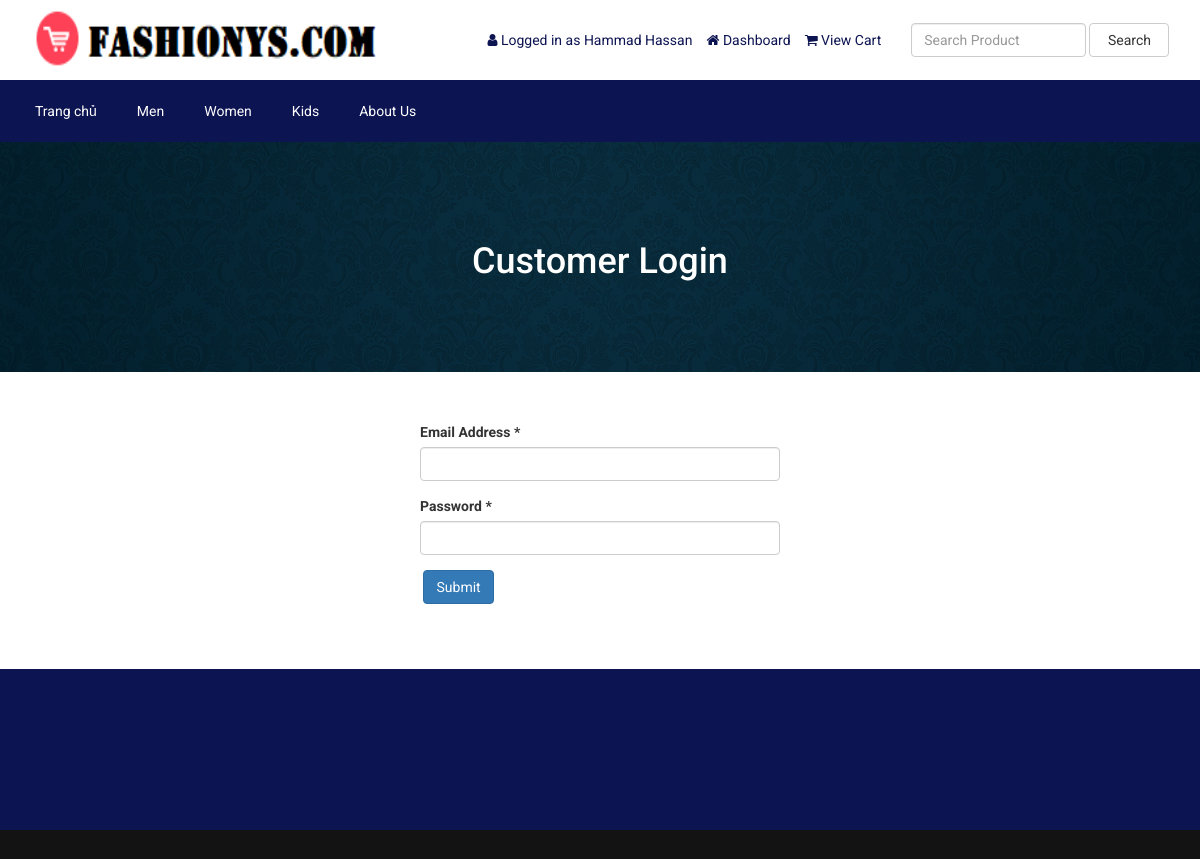
Page /login.php (signed in) on the committed database.
### tables this page shows
CREATE TABLE `tbl_settings` (
  `id` int(11) NOT NULL,
  `logo` varchar(255) NOT NULL,
  `favicon` varchar(255) NOT NULL,
  `footer_about` text NOT NULL,
  `footer_copyright` text NOT NULL,
  `contact_address` text NOT NULL,
  `contact_email` varchar(255) NOT NULL,
  `contact_phone` varchar(255) NOT NULL,
  `contact_fax` varchar(255) NOT NULL,
  `contact_map_iframe` text NOT NULL,
  `receive_email` varchar(255) NOT NULL,
  `receive_email_subject` varchar(255) NOT NULL,
  `receive_email_thank_you_message` text NOT NULL,
  `forget_password_message` text NOT NULL,
  `total_recent_post_footer` int(10) NOT NULL,
  `total_popular_post_footer` int(10) NOT NULL,
  `total_recent_post_sidebar` int(11) NOT NULL,
  `total_popular_post_sidebar` int(11) NOT NULL,
  `total_featured_product_home` int(11) NOT NULL,
  `total_latest_product_home` int(11) NOT NULL,
  `total_popular_product_home` int(11) NOT NULL,
  `meta_title_home` text NOT NULL,
  `meta_keyword_home` text NOT NULL,
  `meta_description_home` text NOT NULL,
  `banner_login` varchar(255) NOT NULL,
  `banner_registration` varchar(255) NOT NULL,
  `banner_forget_password` varchar(255) NOT NULL,
  `banner_reset_password` varchar(255) NOT NULL,
  `banner_search` varchar(255) NOT NULL,
  `banner_cart` varchar(255) NOT NULL,
  `banner_checkout` varchar(255) NOT NULL,
  `banner_product_category` varchar(255) NOT NULL,
  `banner_blog` varchar(255) NOT NULL,
  `cta_title` varchar(255) NOT NULL,
  `cta_content` text NOT NULL,
  `cta_read_more_text` varchar(255) NOT NULL,
  `cta_read_more_url` varchar(255) NOT NULL,
  `cta_photo` varchar(255) NOT NULL,
  `featured_product_title` varchar(255) NOT NULL,
  `featured_product_subtitle` varchar(255) NOT NULL,
  `latest_product_title` varchar(255) NOT NULL,
  `latest_product_subtitle` varchar(255) NOT NULL,
  `popular_product_title` varchar(255) NOT NULL,
  `popular_product_subtitle` varchar(255) NOT NULL,
  `testimonial_title` varchar(255) NOT NULL,
  `testimonial_subtitle` varchar(255) NOT NULL,
  `testimonial_photo` varchar(255) NOT NULL,
  `blog_title` varchar(255) NOT NULL,
  `blog_subtitle` varchar(255) NOT NULL,
  `newsletter_text` text NOT NULL,
  `paypal_email` varchar(255) NOT NULL,
  `stripe_public_key` varchar(255) NOT NULL,
  `stripe_secret_key` varchar(255) NOT NULL,
  `bank_detail` text NOT NULL,
  `before_head` text NOT NULL,
  `after_body` text NOT NULL,
  `before_body` text NOT NULL,
  `home_service_on_off` int(11) NOT NULL,
  `home_welcome_on_off` int(11) NOT NULL,
  `home_featured_product_on_off` int(11) NOT NULL,
  `home_latest_product_on_off` int(11) NOT NULL,
  `home_popular_product_on_off` int(11) NOT NULL,
  `home_testimonial_on_off` int(11) NOT NULL,
  `home_blog_on_off` int(11) NOT NULL,
  `newsletter_on_off` int(11) NOT NULL,
  `ads_above_welcome_on_off` int(1) NOT NULL,
  `ads_above_featured_product_on_off` int(1) NOT NULL,
  `ads_above_latest_product_on_off` int(1) NOT NULL,
  `ads_above_popular_product_on_off` int(1) NOT NULL,
  `ads_above_testimonial_on_off` int(1) NOT NULL,
  `ads_category_sidebar_on_off` int(1) NOT NULL
);

CREATE TABLE `tbl_top_category` (
  `tcat_id` int(11) NOT NULL,
  `tcat_name` varchar(255) NOT NULL,
  `show_on_menu` int(1) NOT NULL
);

CREATE TABLE `tbl_page` (
  `id` int(11) NOT NULL,
  `about_title` varchar(255) NOT NULL,
  `about_content` text NOT NULL,
  `about_banner` varchar(255) NOT NULL,
  `about_meta_title` varchar(255) NOT NULL,
  `about_meta_keyword` text NOT NULL,
  `about_meta_description` text NOT NULL,
  `faq_title` varchar(255) NOT NULL,
  `faq_banner` varchar(255) NOT NULL,
  `faq_meta_title` varchar(255) NOT NULL,
  `faq_meta_keyword` text NOT NULL,
  `faq_meta_description` text NOT NULL,
  `blog_title` varchar(255) NOT NULL,
  `blog_banner` varchar(255) NOT NULL,
  `blog_meta_title` varchar(255) NOT NULL,
  `blog_meta_keyword` text NOT NULL,
  `blog_meta_description` text NOT NULL,
  `contact_title` varchar(255) NOT NULL,
  `contact_banner` varchar(255) NOT NULL,
  `contact_meta_title` varchar(255) NOT NULL,
  `contact_meta_keyword` text NOT NULL,
  `contact_meta_description` text NOT NULL,
  `pgallery_title` varchar(255) NOT NULL,
  `pgallery_banner` varchar(255) NOT NULL,
  `pgallery_meta_title` varchar(255) NOT NULL,
  `pgallery_meta_keyword` text NOT NULL,
  `pgallery_meta_description` text NOT NULL,
  `vgallery_title` varchar(255) NOT NULL,
  `vgallery_banner` varchar(255) NOT NULL,
  `vgallery_meta_title` varchar(255) NOT NULL,
  `vgallery_meta_keyword` text NOT NULL,
  `vgallery_meta_description` text NOT NULL
);

### login.php (the view, shortened to what this page needs)
<?php require_once('header.php'); ?>
<?php
$statement = $pdo->prepare("SELECT banner_login FROM tbl_settings WHERE id=1");
$statement->execute();
$result = $statement->fetchAll(PDO::FETCH_ASSOC);
foreach ($result as $row) {
    $banner_login = $row['banner_login'];
}
?>
<div class="page-banner" style="background-color:#444;background-image: url(assets/uploads/<?php echo $banner_login; ?>);">
    <div class="inner">
        <h1><?php echo LANG_VALUE_10; ?></h1>
    </div>
</div>
<div class="page">
    <div class="container">
        <div class="row">
            <div class="col-md-12">
                <div class="user-content">
                    <form action="" method="post">
                        <div class="row">
                            <div class="col-md-4"></div>
                            <div class="col-md-4">
                                <div class="form-group">
                                    <label for=""><?php echo LANG_VALUE_94; ?> *</label>
                                    <input type="email" class="form-control" name="cust_email">
                                </div>
                                <div class="form-group">
                                    <label for=""><?php echo LANG_VALUE_96; ?> *</label>
                                    <input type="password" class="form-control" name="cust_password">
                                </div>
                                <div class="form-group">
                                    <input type="submit" class="btn btn-primary" value="<?php echo LANG_VALUE_4; ?>" name="form1">
                                </div>
                            </div>
                        </div>
                    </form>
                </div>
            </div>
        </div>
    </div>
</div>
<?php require_once('footer.php'); ?>

### header.php (shortened to what this page needs)
<?php
include("admin/inc/config.php");
$statement = $pdo->prepare("SELECT logo, favicon, contact_email, contact_phone,
									meta_title_home, meta_keyword_home, meta_description_home, before_head, after_body
							 FROM tbl_settings WHERE id=1");
$statement->execute();
$result = $statement->fetchAll(PDO::FETCH_ASSOC);
foreach ($result as $row)
{
	$logo = $row['logo'];
}
?>
<!DOCTYPE html>
<html lang="en">
<head>
	<link rel="stylesheet" href="assets/css/bootstrap.min.css">
	<link rel="stylesheet" href="assets/css/font-awesome.min.css">
	<link rel="stylesheet" href="assets/css/owl.carousel.min.css">
	<link rel="stylesheet" href="assets/css/owl.theme.default.min.css">
	<link rel="stylesheet" href="assets/css/jquery.bxslider.min.css">
    <link rel="stylesheet" href="assets/css/magnific-popup.css">
    <link rel="stylesheet" href="assets/css/rating.css">
	<link rel="stylesheet" href="assets/css/spacing.css">
	<link rel="stylesheet" href="assets/css/bootstrap-touch-slider.css">
	<link rel="stylesheet" href="assets/css/animate.min.css">
	<link rel="stylesheet" href="assets/css/tree-menu.css">
	<link rel="stylesheet" href="assets/css/select2.min.css">
	<link rel="stylesheet" href="assets/css/main.css">
	<link rel="stylesheet" href="assets/css/responsive.css">
<div class="header">
	<div class="container">
		<div class="row inner">
			<div class="col-md-4 logo">
				<a href="index.php"><img src="assets/uploads/<?php echo $logo; ?>" alt="logo image"></a>
			</div>
			<div class="col-md-5 right">
				<ul>
					<?php
					if(isset($_SESSION['customer'])) {
						?>
						<li><i class="fa fa-user"></i> <?php echo LANG_VALUE_13; ?> <?php echo $_SESSION['customer']['cust_name']; ?></li>
						<li><a href="dashboard.php"><i class="fa fa-home"></i> <?php echo LANG_VALUE_89; ?></a></li>
						<li><a href="cart.php"><i class="fa fa-shopping-cart"></i> <?php echo LANG_VALUE_19; ?> </a></li>
						<?php
					} else {
						?>
						<li><a href="login.php"><i class="fa fa-sign-in"></i> <?php echo LANG_VALUE_9; ?></a></li>
						<li><a href="registration.php"><i class="fa fa-user-plus"></i> <?php echo LANG_VALUE_15; ?></a></li>
						<?php
					}
					?>
				</ul>
			</div>
			<div class="col-md-3 search-area">
				<form class="navbar-form navbar-left" role="search" action="search-result.php" method="get">
					<div class="form-group">
						<input type="text" class="form-control search-top" placeholder="<?php echo LANG_VALUE_2; ?>" name="search_text">
					</div>
					<button type="submit" class="btn btn-default"><?php echo LANG_VALUE_3; ?></button>
				</form>
			</div>
		</div>
	</div>
</div>
<div class="nav">
	<div class="container">
		<div class="row">
			<div class="col-md-12 pl_0 pr_0">
				<div class="menu-container">
					<div class="menu">
						<ul>
							<li><a href="index.php">Trang chủ</a></li>
							<?php
							$statement = $pdo->prepare("SELECT tcat_id, tcat_name FROM tbl_top_category WHERE show_on_menu=1");
							$statement->execute();
							$result = $statement->fetchAll(PDO::FETCH_ASSOC);
							foreach ($result as $row) {
								?>
								<li><a href="product-category.php?id=<?php echo $row['tcat_id']; ?>&type=top-category"><?php echo $row['tcat_name']; ?></a></li>
								<?php
							}
							?>
							<?php
							$statement = $pdo->prepare("SELECT about_title, faq_title, blog_title, contact_title, pgallery_title, vgallery_title
														 FROM tbl_page WHERE id=1");
							$statement->execute();
							$result = $statement->fetchAll(PDO::FETCH_ASSOC);
							foreach ($result as $row) {
								$about_title = $row['about_title'];
							}
							?>
							<li><a href="about.php"><?php echo $about_title; ?></a></li>
						</ul>
					</div>
				</div>
			</div>
		</div>
	</div>
</div>

### assets/css/main.css (style rules this page uses)
* { margin: 0; padding: 0; }
h1, h2, h3, h4, h5, h6 { font-family: 'Roboto', sans-serif; }
a { text-decoration: none; }
.header { width: 100%; height: auto; background: #fff; }
.header .inner { height: auto; display: table; }
.header .logo { float: none; display: table-cell; vertical-align: middle; }
.header .logo img { max-width: 100%; height: 80px; }
.header .navbar-form .form-control { width: 300px; }
.header .search-area { float: none; display: table-cell; vertical-align: middle; }
.header .search-area .form-group { width: calc(100% - 84px); }
.header .search-area button { width: 80px; }
.header .search-area form { width: 100%; }
.header .right { float: none; display: table-cell; vertical-align: middle; padding-right: 0; }
.header .right ul { float: right; margin-bottom: 0; }
.header .right ul li { list-style-type: none; float: left; margin-left: 14px; color: #0d1452; }
.header .right ul li a { color: #0d1452; }
.header .navbar-form .search-top { width: 100%; }
.nav { background: #0d1452; }
.menu-container { width: 100%; margin: 0 auto; background: #0d1452; }
.menu > ul { margin: 0 auto; width: 100%; list-style: none; padding: 0; position: relative; box-sizing: border-box; }
.menu > ul:before, .menu > ul:after { content: ""; display: table; }
.menu > ul:after { clear: both; }
.menu > ul > li { float: left; padding: 0; margin: 0; }
.menu > ul > li a { text-decoration: none; padding: 1.5em 20px; display: block; color: #fff; }
.page-banner { width: 100%; height: auto; background-repeat: no-repeat; background-position: center center; -webkit-background-size: cover; background-size: cover; position: relative; padding-top: 80px; padding-bottom: 80px; overflow: hidden; }
.page-banner h1 { color: #fff; text-align: center; z-index: 999; position: relative; }
.page { width: 100%; height: auto; padding-top: 50px; padding-bottom: 50px; }

### assets/css/responsive.css (style rules this page uses)
@media only screen and (min-width: 992px) { .header .inner { width: 100%; } }
@media only screen and (min-width: 992px) { .header .search-area { padding-right: 0; } }
@media only screen and (min-width: 992px) { .header .search-area form { padding-right: 0; } }
@media only screen and (min-width: 992px) { .header .container { padding-right: 0; } }

### rows in the picture
tbl_settings: logo (picture), banner_login (picture)
tbl_top_category: tcat_name "Men"
tbl_top_category: tcat_name "Women"
tbl_top_category: tcat_name "Kids"
tbl_page: about_title "About Us"

### other values in the picture
LANG_VALUE_13 "Logged in as"
$_SESSION['customer']['cust_name'] "Hammad Hassan"
LANG_VALUE_89 "Dashboard"
LANG_VALUE_19 "View Cart"
LANG_VALUE_3 "Search"
LANG_VALUE_10 "Customer Login"
LANG_VALUE_94 "Email Address"
LANG_VALUE_96 "Password"
